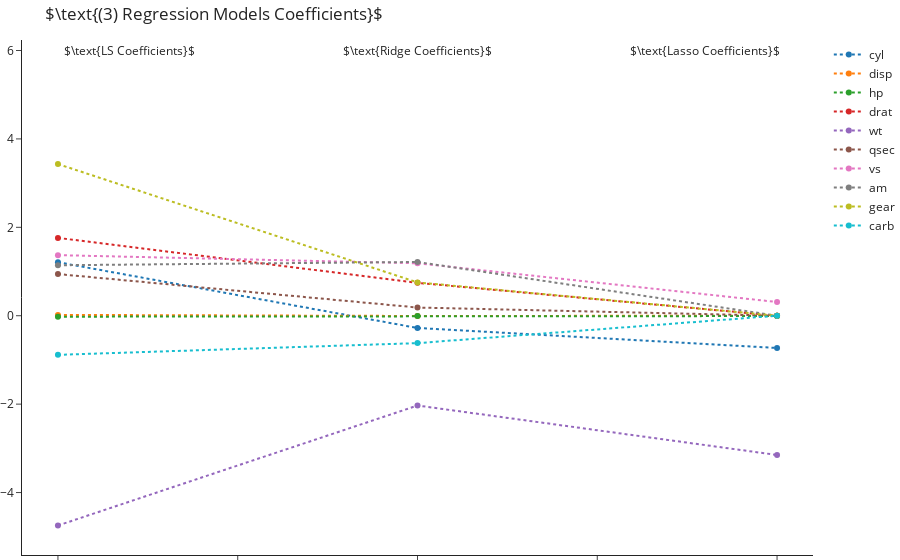

Write notebook code for a chart like this one.
### Markdown cell above
In the following visualization of the coefficients under different models we can see the shrinkage of the coefficients. Notice that between the LS and Ridge models the overall size of the coefficients decreases. A similar outcome is seen between the LS and Lasso coefficients, with the difference that in the Lasso case many features are given a $0$ coefficient. In fact, only the `vs`, `cyl` and `wt` features are with non-zero coefficients. This shows how the Lasso regression also performs a type of feature selection.

### Code cell
fig = go.Figure(layout=go.Layout(title=r"$\text{(3) Regression Models Coefficients}$",
                                 xaxis=dict(range=[-1.1, 1.1], showticklabels=False, zeroline=False) ))

fig.add_annotation(x=-.8, y=6, text=r"$\text{LS Coefficients}$",   showarrow=False)
fig.add_annotation(x=0,   y=6, text=r"$\text{Ridge Coefficients}$", showarrow=False)
fig.add_annotation(x=.8,  y=6, text=r"$\text{Lasso Coefficients}$", showarrow=False)

for i, col in enumerate(X_train.columns):
    fig.add_trace(go.Scatter(x=[-1, 0, 1], y=coefs[:, i], mode='markers+lines', name=col, 
                             line={'dash':'dot'}))

fig.show()

### Figure 1 — Plotly figure (JSON) as saved in the notebook; plotly's stock layout.template omitted (floating-point values rounded to 4 significant figures)
{"data": [{"line": {"dash": "dot"}, "mode": "markers+lines", "name": "cyl", "type": "scatter", "x": [-1, 0, 1], "y": [1.21, -0.2775, -0.7287]}, {"line": {"dash": "dot"}, "mode": "markers+lines", "name": "disp", "type": "scatter", "x": [-1, 0, 1], "y": [0.01889, -0.005609, 0]}, {"line": {"dash": "dot"}, "mode": "markers+lines", "name": "hp", "type": "scatter", "x": [-1, 0, 1], "y": [-0.02139, -0.008697, -0.007548]}, {"line": {"dash": "dot"}, "mode": "markers+lines", "name": "drat", "type": "scatter", "x": [-1, 0, 1], "y": [1.761, 0.7447, 0]}, {"line": {"dash": "dot"}, "mode": "markers+lines", "name": "wt", "type": "scatter", "x": [-1, 0, 1], "y": [-4.745, -2.031, -3.15]}, {"line": {"dash": "dot"}, "mode": "markers+lines", "name": "qsec", "type": "scatter", "x": [-1, 0, 1], "y": [0.9429, 0.1856, 0]}, {"line": {"dash": "dot"}, "mode": "markers+lines", "name": "vs", "type": "scatter", "x": [-1, 0, 1], "y": [1.371, 1.187, 0.3103]}, {"line": {"dash": "dot"}, "mode": "markers+lines", "name": "am", "type": "scatter", "x": [-1, 0, 1], "y": [1.142, 1.216, 0]}, {"line": {"dash": "dot"}, "mode": "markers+lines", "name": "gear", "type": "scatter", "x": [-1, 0, 1], "y": [3.431, 0.7538, 0]}, {"line": {"dash": "dot"}, "mode": "markers+lines", "name": "carb", "type": "scatter", "x": [-1, 0, 1], "y": [-0.8849, -0.6194, 0]}], "layout": {"annotations": [{"showarrow": false, "text": "$\\text{LS Coefficients}$", "x": -0.8, "y": 6}, {"showarrow": false, "text": "$\\text{Ridge Coefficients}$", "x": 0, "y": 6}, {"showarrow": false, "text": "$\\text{Lasso Coefficients}$", "x": 0.8, "y": 6}], "title": {"text": "$\\text{(3) Regression Models Coefficients}$"}, "xaxis": {"range": [-1.1, 1.1], "showticklabels": false, "zeroline": false}}}
